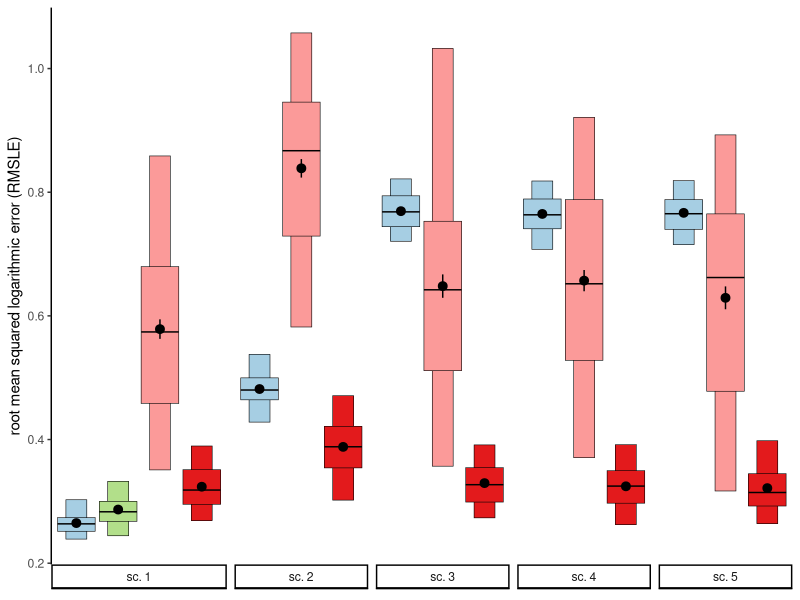
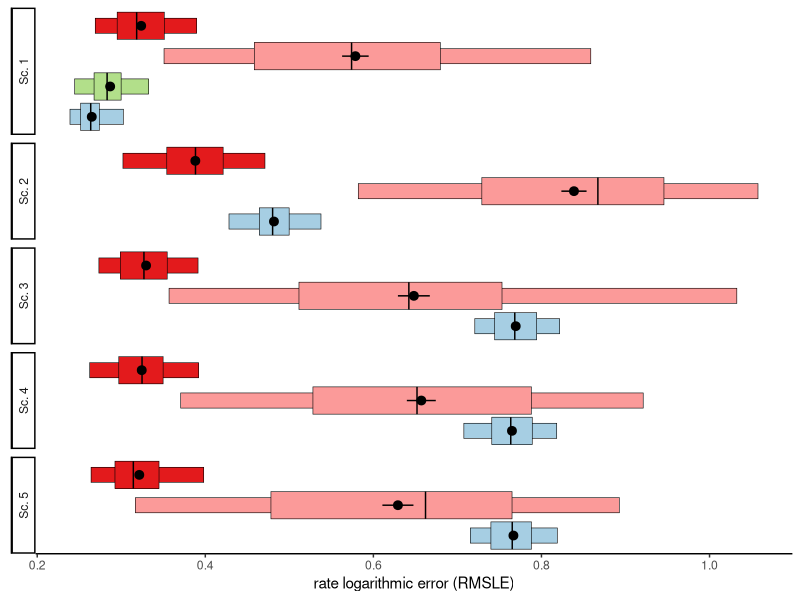
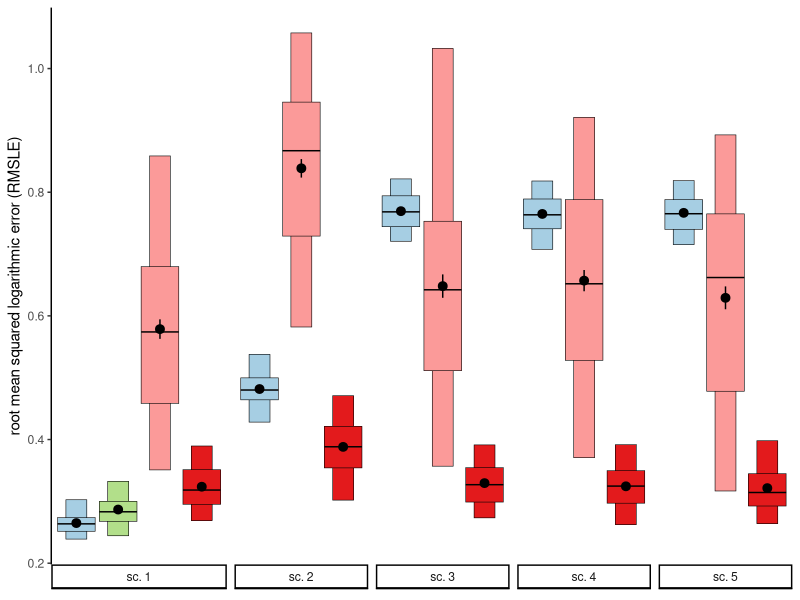
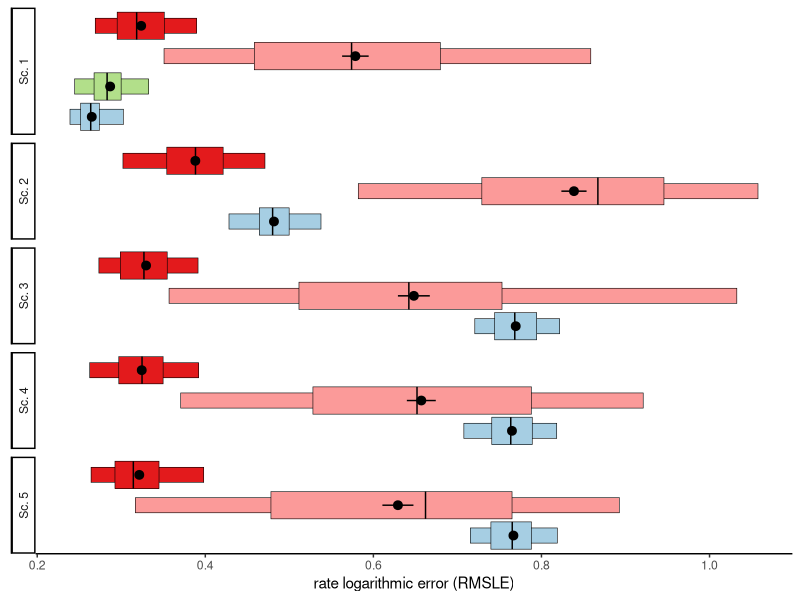

Source code (R) for these figures, in order:
require(ggplot2)
#setwd("/Users/uym2/my_gits/MD-Cat-paper/Plots/simulated/angiosperm")

quantiles_95 <- function(x) {
  r <- quantile(x, probs=c(0.05, 0.5, 0.95))
  names(r) <- c("ymin", "y", "ymax")
  r
}
quantiles_75 <- function(x) {
  r <- quantile(x, probs=c(0.25, 0.5, 0.75))
  names(r) <- c("ymin", "y", "ymax")
  r
}

d1r = read.table("mutation_rates.txt",header=T)
d2r = read.table("results_rate_moreBEAST.txt",header=T)
dr=rbind(d1r,d2r)
#dr$method = factor(dr$method,levels = c("wLogDate","MD-Cat","BEAST_lnorm","BEAST_strict","BEAST_rcla"))


dr$method = factor(dr$method,levels = c("BEAST_lnorm",
                             "BEAST_strict","BEAST_rcla","RelTime","wLogDate","MD-Cat"))

ggplot(dr[!dr$method %in% c("BEAST_strict"),],aes(x=method,y=log10(exp(1))*error,fill=method)) + 
  stat_summary(position=position_dodge(width=0.9),width=.5,
               fun.data = quantiles_95,geom="crossbar",size=0.2) +
  stat_summary(position=position_dodge2(width=0.75),
               fun.data = quantiles_75,geom="crossbar",size=0.2) +
  #geom_boxplot(position="dodge") + 
  stat_summary(position=position_dodge2(width = 0.9)) + 
  #scale_fill_manual(values = c("#D95F02","#7570B3")) +
  scale_fill_manual(values = RColorBrewer::brewer.pal(7,'Paired')[c(1,3,5:6)]) +
  xlab("simulation") + ylab("root mean squared logarithmic error (RMSLE)") +
  theme_classic() +
  facet_grid(~sub(pattern = "scenario","sc. ",scenario),scales="free_x",space="free", switch = "x") + 
  theme(axis.ticks.x = element_blank(),axis.title.x = element_blank(),axis.text.x = element_blank()) +
  theme(legend.title = element_blank(),legend.position = "none") 
ggsave("mutation_rates.pdf",width=4,height=4)

ggplot(dr[!dr$method %in% c("BEAST_strict"),],aes(y=method,x=log10(exp(error)),fill=method)) + 
  stat_summary(position=position_dodge(width=0.9),width=.5,
               fun.data = quantiles_95,geom="crossbar",size=0.2) +
  stat_summary(position=position_dodge2(width=0.75),
               fun.data = quantiles_75,geom="crossbar",size=0.2) +
  stat_summary(position=position_dodge2(width = 0.9)) + 
  #scale_fill_manual(values = c("#D95F02","#7570B3")) +
  scale_fill_manual(values = RColorBrewer::brewer.pal(7,'Paired')[c(1,3,5:6)]) +
  ylab("simulation") + xlab("rate logarithmic error (RMSLE)") +
  theme_classic() +
  facet_grid(sub(pattern = "scenario","Sc. ",scenario)~.,scales="free_y",space="free", switch = "y") + 
  theme(axis.ticks.y = element_blank(),
        axis.title.y = element_blank(), 
        axis.text.y = element_blank(), 
        legend.title = element_blank(),legend.position = "none") 
ggsave("mutation_rates_flipped.pdf",width=3.4,height=5)

